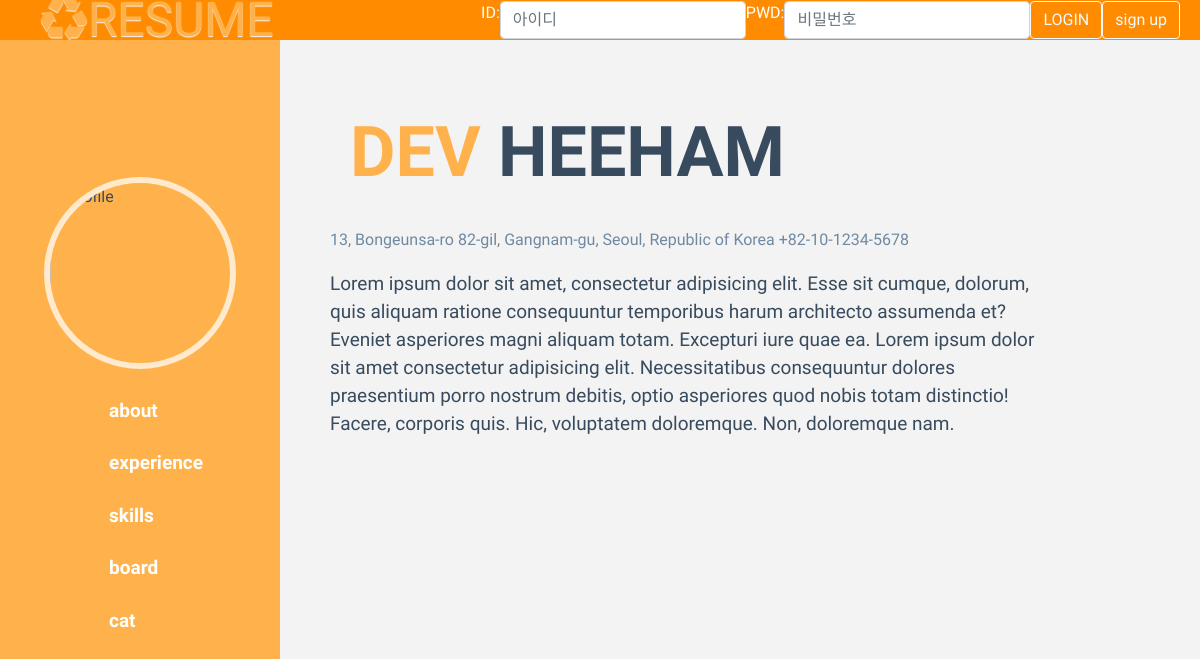
The page / on the database its author committed.
### main/models.py (models this page shows, shortened)
class Menu (models.Model):
    name = models.CharField(max_length=10)
    link = models.CharField(max_length=100)
    body = models.TextField(null=True)

### main/views.py (the view)
# urls.py: path('', views.index, name="index"),
def index(request):
    inner = Menu.objects.get(name = "about")
    global menu
    context = {
        'menu' : menu,
        'body' : inner.body,
    }
    return render(request, 'main/index.html', context)

### main/templates/main/index.html
{%extends 'main/base.html'%}
{%load static%}
{%block contents%}
    {{ body|safe }}
{%endblock%}

### main/templates/main/base.html (shortened to what this page needs)
{%load static%}
<html lang="ko">
<head>
  <link href="https://cdn.jsdelivr.net/npm/bootstrap@5.0.0-beta2/dist/css/bootstrap.min.css" rel="stylesheet">
  <link rel="stylesheet" href="{% static 'main/style.css' %}">
</head>
<body>
  <div id="loginbar">
    <div><h1 class="logo" >♻RESUME</h1></div>
    <div style='display: flex;'>
    {% if user.is_authenticated %}
      <form method="POST" action="{% url 'accounts:logout' %}">
        {% csrf_token %}
        {{ user.get_username }}, Welcome !!
          <button type="submit" class="btn btn-outline-light">LOGOUT</button>
          </form>
          {%if user.is_superuser%}
          <a href="/admin"><button action="button" class="btn btn-light">ADMIN</button></a>
          {%endif%}
        {% else %}
        <form method = "POST" action= "{%url 'accounts:login'%}">
          <div style="display: flex;">
              ID: <input class="form-control" id ="username" name="username" type="text" placeholder="아이디">
              PWD: <input class="form-control" id ="password" name="password" type="password" placeholder="비밀번호">
              <button type ="submit" class="btn btn-outline-light">LOGIN</button>
          </div>
        </form>
        <a href="{%url 'accounts:sign_up'%}"><button type ="submit" class="btn btn-outline-light">sign up</button> </a>
        {%endif%}
        </div>
  </div>
<div id="resume_container">
  <div class="navbar">
    <img id="profile" src="https://encrypted-tbn0.gstatic.com/images?q=tbn:ANd9GcRbCsHf5uBlOOhD8eHe_fs6utEl8zYzgx6l4Q&usqp=CAU" alt="Profile">
    <ul class="resume_links">
      {%for i in menu%}
      <li class="resume_link"><a href="/{{i.link}}">{{i.name}}</a></li>
      {%endfor%}
    </ul>
  </div>
  <div class="resume_sections">
    <div class="resume_section">
      {%block contents%}
      {%endblock%}
    </div>
  </div>
</div>
</body>
</html>

### main/static/main/style.css (style rules this page uses)
* { padding: 0; margin: 0; box-sizing: border-box; }
#resume_container { display: flex; font-family: "Archivo Black", sans-serif; color: #384b5e; background-color: #f3f3f3; height: calc(100vh - 40px); }
.navbar { width: 280px; height: calc(100vh -40px); background-color: #ffb24b; display: flex; flex-direction: column; justify-content: center; align-items: center; }
.resume_sections { width: calc(100% - 280px); height: calc(100vh- 40px); overflow: scroll; }
#profile { width: 192px; height: 192px; object-fit: cover; border-radius: 50%; border: 6px solid #ffeacd; margin-bottom: 16px; }
a { text-decoration: none; }
.resume_links { list-style-type: none; }
.resume_link { font-size: 19px; font-weight: bolder; padding: 12px 0px; }
.resume_link a { color: white; }
.resume_section { display: flex; flex-direction: column; justify-content: center; padding: 50px; width: 90%; }
.highlight { color: #ffb24b; }
h1 { font-size: 70px; margin: 20px; }
h1.section-title { font-weight: bolder; margin-bottom: 32px; }
.section-sub-desc { color: #6f89a2; line-height: 28px; }
.section-desc { padding: 16px 0px; font-size: 19px; line-height: 28px; }
.section-icons { font-size: 48px; list-style-type: none; display: flex; }
.section-icons li { padding: 10px; }
#loginbar { font-family: "Archivo Black", sans-serif; color:white; font-size: 1rem; background-color: darkorange; display: flex; align-items: center; justify-content:space-between; height: 8px; padding:20px }
.logo { text-shadow: 0px 1px 1px #f3f3f3; color: #ffb24b; font-size: 3rem; }

### rows shown on the page
Menu: name "about", body "DEV HEEHAM 13, Bongeunsa-ro 82-gil, Gangnam-gu, Seoul, Republic of Korea +82-10-1234-5678 Lorem ipsum dolor sit amet, consectetur adipisicing elit. Esse sit cumque, dolorum, quis aliquam ratione consequuntur temporibus harum architecto assumenda et? Eveniet asperiores magni aliquam totam. Excepturi iure quae ea. Lorem ipsum dolor sit amet consectetur adipisicing elit. Necessitatibus consequuntur dolores praesentium porro nostrum debitis, optio asperiores quod nobis totam distinctio! Facere, corporis quis. Hic, voluptatem doloremque. Non, doloremque nam."
Menu: name "experience"
Menu: name "skills"
Menu: name "board"
Menu: name "cat"
